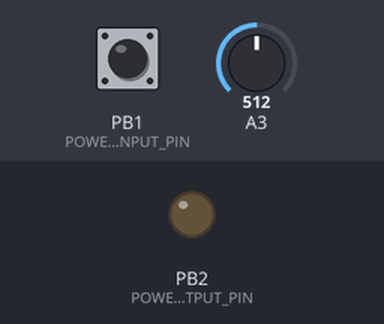
Bench run of a program on a simulated ATtiny85, built with avr-gcc and run on an emulated ATtiny85. On the bench: output pins drawn as LEDs (lit = HIGH). Dashed ring = blinking. Inputs (shaded band) come from the test bench; at power-on: PB1 (POWER_BUTTON_INPUT_PIN) LOW, A3 = 512. Pins used as bus, display or sensor lines are not drawn.

Above: at 1.2 s.
1.3 s: PB1 (POWER_BUTTON_INPUT_PIN) pulled HIGH for 0.15 s
At 2.6 s:
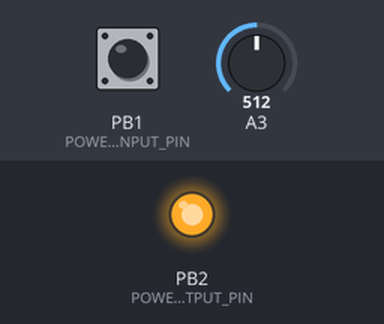
3.0 s: PB1 (POWER_BUTTON_INPUT_PIN) pulled HIGH for 1 s
At 4.6 s:
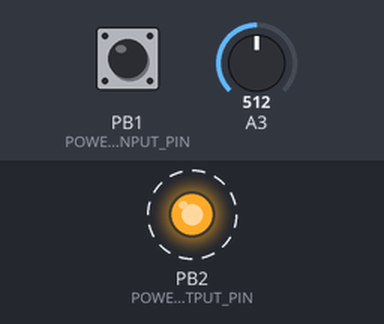
Timing chart, 0 to 13.0 s (numbered marks = the images above; inputs shaded):
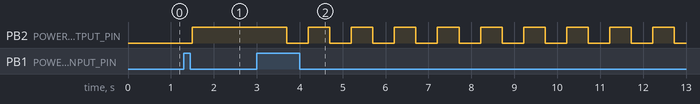

Measured:
- after the input at 1.3 s, PB2 (POWER_BUTTON_LED_OUTPUT_PIN): LOW → HIGH after 0.20 s
- after the input at 3.0 s, PB2 (POWER_BUTTON_LED_OUTPUT_PIN): alternates HIGH for 0.50 s and LOW for 0.50 s, starting after 0.70 s

The program:

main.cpp
```cpp
/*
 *  power_circuit.cpp
 *  Program to control power to a RPi with safe shutdown.
 *
 *  Created on: Feb 27, 2019
 *  Author: Johan Wermensjö
 */

#include <Arduino.h>

// Definitions.
//#define AUTO_ON

// Ports.
#define POWER_CTRL_INPUT_PIN (uint8_t) 3 // Analog pin number (digital pin 3)
#define POWER_CTRL_OUTPUT_PIN (uint8_t) 4
#define POWER_BUTTON_LED_OUTPUT_PIN (uint8_t) 2
#define POWER_SWITCH_OUTPUT_PIN (uint8_t) 0
#define POWER_BUTTON_INPUT_PIN (uint8_t) 1

// Timings.
#define POWER_BUTTON_HOLD_TIME (uint16_t) 3000
#define POWER_BUTTON_POLL_DELAY (uint16_t) 50
#define POWER_BUTTON_DEBOUNCE_DELAY (uint16_t) 200
#define POWER_BUTTON_LED_BLINK_DELAY (uint16_t) 500
#define POWER_BUTTON_LED_FAST_BLINK_DELAY (uint16_t) 250
#define POWER_CTRL_READY_HOLD_TIME (uint16_t) 2000
#define POWER_CTRL_READY_POST_TIME (uint16_t) 8000

// Output states.
#define POWER_STATE_ON HIGH
#define POWER_STATE_OFF LOW
#define POWER_BUTTON_LED_ON HIGH
#define POWER_BUTTON_LED_OFF LOW
#define POWER_ALERT_ON HIGH
#define POWER_ALERT_OFF LOW

// Input states.
#define POWER_BUTTON_UP LOW
#define POWER_BUTTON_DOWN HIGH
#define POWER_CTRL_READY_THRESHOLD (int) 256 // Corresponds to 1.25V

// Functions.
static void waitForButtonState(uint8_t state);
static bool isControlReady();
static void enablePower(bool power);

// Variables.
static bool powerOn;

void setup() {

	pinMode(POWER_CTRL_INPUT_PIN, INPUT);
	pinMode(POWER_CTRL_OUTPUT_PIN, OUTPUT);
	pinMode(POWER_BUTTON_LED_OUTPUT_PIN, OUTPUT);
	pinMode(POWER_SWITCH_OUTPUT_PIN, OUTPUT);
	pinMode(POWER_BUTTON_INPUT_PIN, INPUT);

	// Initialize power state.
	#ifdef AUTO_ON
		enablePower(true);
	#else
		enablePower(false);
	#endif

	// Initialize no shutdown alert.
	digitalWrite(POWER_CTRL_OUTPUT_PIN, POWER_ALERT_OFF);
}

void loop() {

	// Make sure button is released between state changes.
	waitForButtonState(POWER_BUTTON_UP);

	// Wait for button press to toggle power.
	waitForButtonState(POWER_BUTTON_DOWN);

	if (powerOn) {
		/*****************************/
		/** Power on - Turning off. **/

		// Alert to begin shutdown procedure.
		digitalWrite(POWER_CTRL_OUTPUT_PIN, POWER_ALERT_ON);

		// Initiate button timeout.
		uint16_t powerButtonnHeldTime = 0;
		uint16_t ledToggleTime = 0;
		uint16_t ctrlReadyTime = 0;
		bool ledState = true;
		bool ctrlReadyReceived = false;

		while (powerButtonnHeldTime < POWER_BUTTON_HOLD_TIME) {
			// Wait to next check.
			delay(POWER_BUTTON_POLL_DELAY);

			// Add delay to toggle time.
			ledToggleTime += POWER_BUTTON_POLL_DELAY;

			// Toggle led after the set time.
			if (ledToggleTime >= POWER_BUTTON_LED_BLINK_DELAY ||
					(ctrlReadyReceived && ledToggleTime >= POWER_BUTTON_LED_FAST_BLINK_DELAY)) {
				if (ledState) {
					digitalWrite(POWER_BUTTON_LED_OUTPUT_PIN, POWER_BUTTON_LED_OFF);
				} else {
					digitalWrite(POWER_BUTTON_LED_OUTPUT_PIN, POWER_BUTTON_LED_ON);
				}
				ledState = !ledState;
				ledToggleTime = 0;
			}

			// Listen for ready signal.
			if (isControlReady()) {
				ctrlReadyTime += POWER_BUTTON_POLL_DELAY;

				// Set ready signal as recived when held for required time.
				if (ctrlReadyTime >= POWER_CTRL_READY_HOLD_TIME) {
					ctrlReadyReceived = true;

					// Check if required time after accepted signal has passed.
					if (ctrlReadyTime >= POWER_CTRL_READY_POST_TIME) {
						break;
					}
				}
			} else {
				// Reset time and flag if not ready anymore.
				ctrlReadyReceived = false;
				ctrlReadyTime = 0;
			}

			// If button is held for timeout then force shutdown.
			if (digitalRead(POWER_BUTTON_INPUT_PIN) == POWER_BUTTON_DOWN) {
				// Button is still pressed, add delay to counter.
				powerButtonnHeldTime += POWER_BUTTON_POLL_DELAY;
			} else {
				// Button is released midpress, reset counter.
				powerButtonnHeldTime = 0;
			}
		}

		// Turn off power.
		enablePower(false);

		// Turn off alert.
		digitalWrite(POWER_CTRL_OUTPUT_PIN, POWER_ALERT_OFF);

	} else {
		/*****************************/
		/** Power off - Turning on. **/

		// Turn on power.
		enablePower(true);
	}
}

static void waitForButtonState(uint8_t state) {

	// Wait until button has requested state.
	while(digitalRead(POWER_BUTTON_INPUT_PIN) != state) {}

	// Additional delay to avoid multiple toggles.
	delay(POWER_BUTTON_DEBOUNCE_DELAY);
}

static bool isControlReady() {
	return analogRead(POWER_CTRL_INPUT_PIN) < POWER_CTRL_READY_THRESHOLD;
}

static void enablePower(bool power) {
	// Set power state to on.
    digitalWrite(POWER_SWITCH_OUTPUT_PIN, power ?
                        POWER_STATE_ON : POWER_STATE_OFF);

	// Turn on power led.
	digitalWrite(POWER_BUTTON_LED_OUTPUT_PIN, power ?
	                    POWER_BUTTON_LED_ON : POWER_BUTTON_LED_OFF);

	// Set state.
	powerOn = power;
}
```
